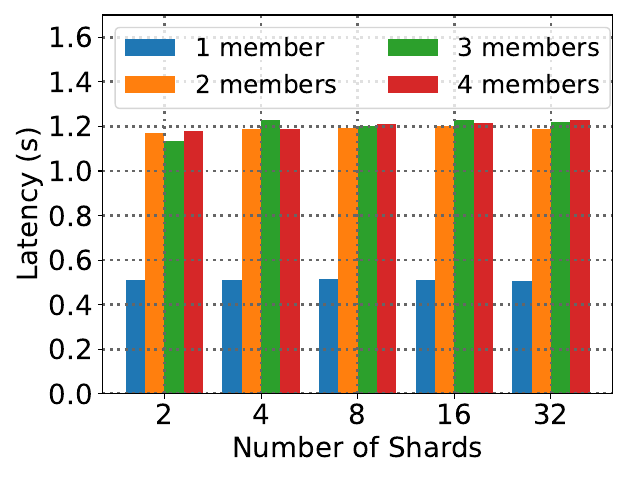

Recreate this plot in Python.
import util
import matplotlib
import matplotlib.pyplot as plt
import numpy as np
import pandas as pd

plt.grid(True, color='#666666', linestyle = ":", linewidth = "2")

to_draw = []
for member_cnt in [1, 2, 3, 4]:
    to_draw.append([])
    for shard_cnt in [2, 4, 8, 16, 32]:
        account_cnt = shard_cnt * 102400
        logdir = "meepo128/"+str(shard_cnt)+"x"+str(member_cnt)+"_erc20_transfer8192*500of"+str(account_cnt)
        print(logdir)
        latency = util.get_avg_latency(logdir)
        to_draw[-1].append(latency)
        print(shard_cnt, member_cnt, latency)


labels = ['2', '4', '8', '16', '32']


x = np.arange(len(labels))  # the label locations
width = 0.2  # the width of the bars


rects1 = plt.bar(x - 1.5*width,  to_draw[0], width, label='1 member')
rects2 = plt.bar(x - 0.5*width,  to_draw[1], width, label='2 members')
rects3 = plt.bar(x + 0.5*width,  to_draw[2], width, label='3 members')
rects4 = plt.bar(x + 1.5*width,  to_draw[3], width, label='4 members')

# Add some text for labels, title and custom x-axis tick labels, etc.
plt.ylabel('Latency (s)', fontsize=20)
plt.xlabel('Number of Shards', fontsize=20)
plt.xticks(ticks=x, labels=labels, fontsize=20)
plt.yticks(fontsize=20)
plt.ylim(0, 1.7)
plt.legend(loc=2, ncol=2, fontsize=18)#图例及位置： 1右上角，2 左上角 loc函数可不写 0为最优 ncol为标签有几列

plt.tight_layout()

plt.savefig("rq1-1_latency.pdf")

